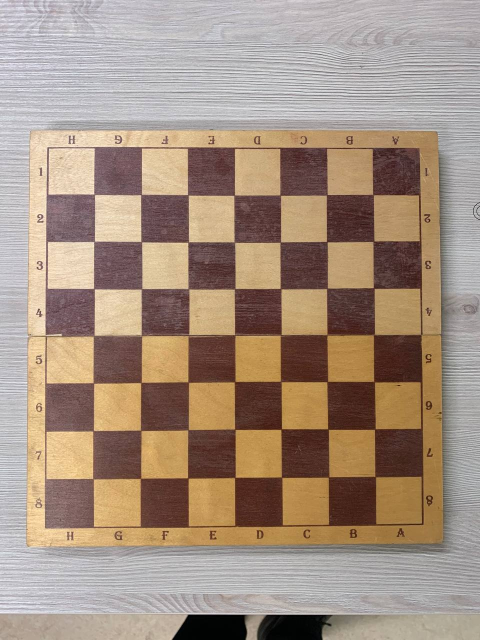
#> input picture media/calibration/0.jpg, 960 x 1280 px (shown at 1/2 size); its folder holds only this picture in this run
$ python camera_calibration.py
#> lines starting #> are read from the running program, lines starting #| are printed output that depends on the picture; after the words box and inside, x2 and y2 are one past the last pixel; in counts of white or black regions, pixels touching at a corner belong together
### src/utils.py
import cv2
import numpy as np
import os
from src.constants import VALID_IMG_EXTENSIONS


def read_image(image_path: str, mode: int = 1) -> np.ndarray:
    """
    Чтение изображения

    :param image_path: путь до изображения
    :param mode: 0 - без преобразования в GREY / 1 - c преобразованием в GREY

    :return: изображение представленное массивом numpy
    """
#> called with image_path = '../media/calibration/0.jpg', mode = 0

    # Проверка расширения файла
    file_ext = os.path.splitext(image_path)[1]
    if file_ext not in [ext.value for ext in VALID_IMG_EXTENSIONS]:
        raise ValueError(f"Неверное расширение файла: {file_ext}.")
    if mode == 0:
        image = cv2.imread(image_path, cv2.IMREAD_COLOR)
#> image is the input picture: shape (1280, 960, 3); mean B, G, R 128, 144.3, 164.1
    else:
        image = cv2.imread(image_path, cv2.IMREAD_GRAYSCALE)
    return image


# [18 lines left out: function scale_image, not called in this run]


def display_image(image: np.ndarray) -> None:
    """
    Отображение изображения
    :param image: изображение представленное в numpy массиве
    """
    cv2.imshow('Image', image)
    while True:
        key = cv2.waitKey(0)
        if key == 32:
            break
    cv2.destroyAllWindows()

### src/camera_calibration.py
import sys
import cv2
import numpy as np
import json
import glob
from typing import Tuple, List
from src.utils import display_image, read_image
from src.constants import COLOR


def find_corners(image: np.ndarray, checkerboard_size: (Tuple[int, int]),
                 square_size: float) -> (np.ndarray | None, np.ndarray | None):
    """
    Определяет и возвращает угловые точки шахматной доски на изображениях для калибровки камеры.


    :param checkerboard_size: размер шахматной доски (кол-во квадратов по вертикали и горизонтали)
    :param square_size: размер квадрата шахматной доски
    :param image: изображение представленное в numpy массиве

    :return: (objpoints, imgpoints): Первый список (`objpoints`) содержит массивы трехмерных точек для каждой
    шахматной доски, успешно обнаруженной на изображениях. Второй список (`imgpoints`) содержит массивы двумерных
    точек, соответствующих углам шахматных досок на изображениях.
    """
#> called with checkerboard_size = (7, 7), square_size = 33

    # Подготовка точек в трехмерном пространстве
    objp = np.zeros((checkerboard_size[0] * checkerboard_size[1], 3), np.float32)
    objp[:, :2] = np.mgrid[0:checkerboard_size[0], 0:checkerboard_size[1]].T.reshape(-1, 2) * square_size

    # Находим углы на шахматной доске
    ret, corners = cv2.findChessboardCorners(image, checkerboard_size, cv2.CALIB_CB_ADAPTIVE_THRESH)
#> ret = True; corners = 49 rows, first 8: [188.4, 388.6], [281.7, 390.4], [375.6, 389.7], [468, 391.4], [561.8, 391.3], [653.1, 390.9], [745, 391], [189.4, 482.5]

    if ret:
        return objp, corners

    return None, None


def draw_corners(image: np.ndarray, objp: np.ndarray | None, imgp: np.ndarray | None) -> np.ndarray:
    """
    Отрисовка точек на исх. изображении, отображающая определённые углы
    :param image: изображение, представленное в numpy массиве
    :param objp: массив трехмерных точек
    :param imgp: массивы двумерных точек
    :return: изображение, представленное в numpy массиве с отрисованными углами
    """
    if objp is not None:
        for point in imgp:
            x, y = point[0].astype(int)
            cv2.circle(image, (x, y), 10, COLOR.WHITE.value, -1)
    else:
        cv2.putText(image, "Not found", (50, 100),
                    cv2.FONT_HERSHEY_SIMPLEX, 3, COLOR.WHITE.value, 2)
    return image


def get_camera_param(image: np.ndarray, objp: List[np.ndarray], imgp: List[np.ndarray]):
    """
    Вычисляет параметры камеры, используя калибровку по методу наименьших квадратов
    на основе трехмерных точек в реальном мире и соответствующих двумерных точек на изображениях.

    :param image: изображение (для определения размера)
    :param objp: списки трехмерных точек
    :param imgp: список двумерных точек
    :return: Словарь, содержащий внутренние параметры камеры. Включает в себя:
            - f_x (float): Фокусное расстояние камеры по оси X.
            - c_x (float): Координата центра проекции по оси X.
            - f_y (float): Фокусное расстояние камеры по оси Y.
            - c_y (float): Координата центра проекции по оси Y.
    """

    image = cv2.cvtColor(image, cv2.COLOR_BGR2GRAY)

    ret, camera_matrix, dist_coeffs, rvecs, tvecs = cv2.calibrateCamera(objectPoints=objp,
                                                                        imagePoints=imgp,
                                                                        imageSize=image.shape[::-1],
                                                                        cameraMatrix=None,
                                                                        distCoeffs=None)
    params = {}
    params['f_x'] = camera_matrix[0][0]
    params['c_x'] = camera_matrix[0][2]
    params['f_y'] = camera_matrix[1][1]
    params['c_y'] = camera_matrix[1][2]

    return params


def write_to_json(dictionary, filename):
    """
    Запись словаря в json файл
    :param dictionary: словарь (type dict)
    :param filename: название файла
    """
    with open(filename, 'w') as f:
        json.dump(dictionary, f)


if __name__ == "__main__":

    image_path = '../media/calibration/*.jpg'
    checkerboard_size = (7, 7)
    square_size = 33.0

    images = glob.glob(image_path)

    img_to_calib = []
    objpoints = []
    imgpoints = []

    for i in range(len(images)):

        # Чтение изображения
        img = read_image(images[i], mode=0)

        # Поиск углов изображения
        objp, imgp = find_corners(image=img,
                                  checkerboard_size=checkerboard_size,
                                  square_size=square_size)
#> objp = 49 rows, first 8: [0, 0, 0], [33, 0, 0], [66, 0, 0], [99, 0, 0], [132, 0, 0], [165, 0, 0], [198, 0, 0], [0, 33, 0]; imgp has the same summary as corners in find_corners

        # Если углы не определены, то переход к следующей интерации
        if objp is None or imgp is None:
            continue

        # Формирование списков для функция вычисления параметров
        img_to_calib.append(img)
        objpoints.append(objp)
        imgpoints.append(imgp)

        # Опционально. Отрисовка углов на исх. изображении
        img = draw_corners(img, objp, imgp)
#> the loop in draw_corners, `for point in imgp:` made 49 passes
#> (point, x, y) on passes 1, 2, 3, 4, 5, 6, 8, 9, 10, 11, 12, 13: ([[188.4, 388.6]], 188, 388), ([[281.7, 390.4]], 281, 390), ([[375.6, 389.7]], 375, 389), ([[468, 391.4]], 467, 391), ([[561.8, 391.3]], 561, 391), ([[653.1, 390.9]], 653, 390), ([[189.4, 482.5]], 189, 482), ([[282.4, 483.3]], 282, 483), ([[375.8, 485.2]], 375, 485), ([[468.3, 483.7]], 468, 483), ([[560.4, 485.2]], 560, 485), ([[654.8, 484.3]], 654, 484)
#> (x, y) on passes 7, 23: (745, 391), (283, 673)
#> after the loop in draw_corners, `for point in imgp:`:
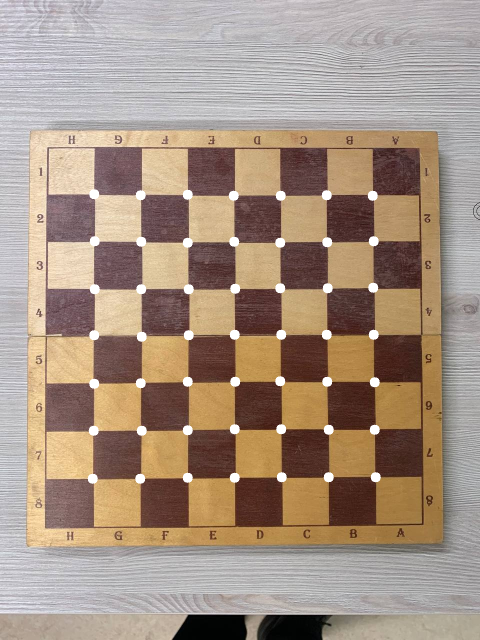
#> image: shape (1280, 960, 3) (shown at 1/2 size); 1.26% of pixels changed, all inside (x1, y1, x2, y2) = (175, 378, 762, 968)
        display_image(img)
#> (key Esc is pressed here)

    # Получение параметров камеры
    params = get_camera_param(imgp=imgpoints,
                              objp=objpoints,
                              image=img_to_calib[-1])
#> in get_camera_param, `image = cv2.cvtColor(image, cv2.COLOR_BGR2GRAY)`:
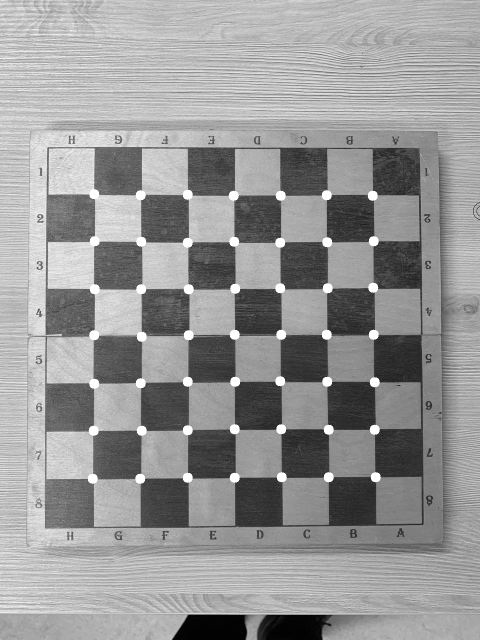
#> image: shape (1280, 960) (shown at 1/2 size); min 0, max 255, mean 150.1
#> in get_camera_param, `ret, camera_matrix, dist_coeffs, rvecs, tvecs = cv2.calibrateCamera(ob..`: ret = 1.09; camera_matrix = [[770.8, 0, 489.7], [0, 777.6, 643.6], [0, 0, 1]]; dist_coeffs = [[0.289, -1.39, 0.00252, -0.00296, 2.25]]; rvecs = ([-0.0133, -0.00261, -0.00281],); tvecs = ([-106.5, -89.23, 279.1],)
#> params = {'f_x': 770.8, 'c_x': 489.7, 'f_y': 777.6, 'c_y': 643.6}

    # Запись параметров в json файл
    write_to_json(params, '../src/camera_matrix.json')

$ run again, on media/calibration/12.jpg
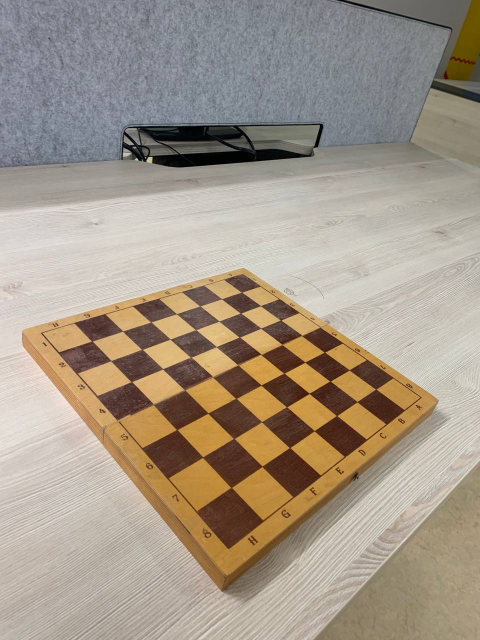
#> input picture media/calibration/12.jpg, 960 x 1280 px (shown at 1/2 size)
#> in read_image, image is the input picture: shape (1280, 960, 3); mean B, G, R 136.4, 151.4, 163.7
#> in find_corners, `ret, corners = cv2.findChessboardCorners(image, checkerboard_size, cv2..`: ret = True; corners = 49 rows, first 8: [752, 779.1], [714.6, 804.4], [674.9, 831.5], [629, 861.8], [581.1, 895.5], [524.5, 933.5], [464.6, 975.5], [698.6, 740.5]
#> objp = 49 rows, first 8: [0, 0, 0], [33, 0, 0], [66, 0, 0], [99, 0, 0], [132, 0, 0], [165, 0, 0], [198, 0, 0], [0, 33, 0]; imgp has the same summary as corners in find_corners
#> the loop in draw_corners, `for point in imgp:` made 49 passes
#> (point, x, y) on passes 1 to 8: ([[752, 779.1]], 752, 779), ([[714.6, 804.4]], 714, 804), ([[674.9, 831.5]], 674, 831), ([[629, 861.8]], 629, 861), ([[581.1, 895.5]], 581, 895), ([[524.5, 933.5]], 524, 933), ([[464.6, 975.5]], 464, 975), ([[698.6, 740.5]], 698, 740)
#> after the loop in draw_corners, `for point in imgp:`:
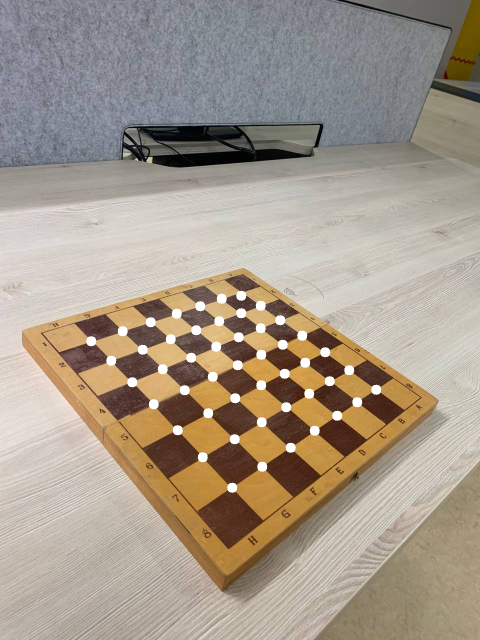
#> image: shape (1280, 960, 3) (shown at 1/2 size); 1.26% of pixels changed, all inside (x1, y1, x2, y2) = (172, 581, 763, 986)
#> in get_camera_param, `image = cv2.cvtColor(image, cv2.COLOR_BGR2GRAY)`:
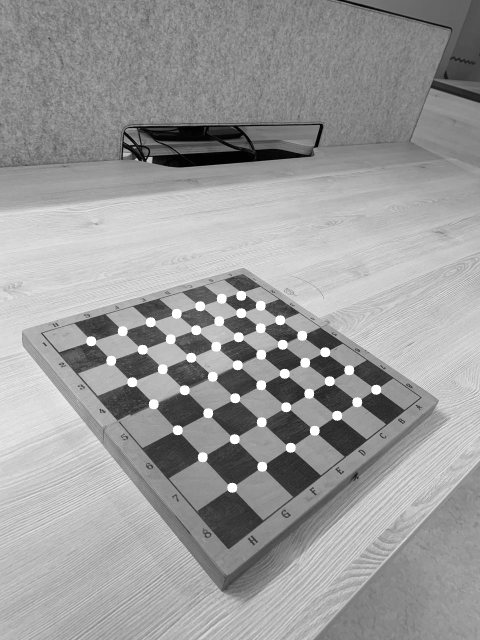
#> image: shape (1280, 960) (shown at 1/2 size); min 0, max 255, mean 155.2
#> in get_camera_param, `ret, camera_matrix, dist_coeffs, rvecs, tvecs = cv2.calibrateCamera(ob..`: ret = 1.21; camera_matrix = [[1000.3, 0, 475.9], [0, 1141.5, 632.7], [0, 0, 1]]; dist_coeffs = [[0.709, -9.48, -0.00433, -0.0184, 52.82]]; rvecs = ([-0.67, 1.19, 2.18],); tvecs = ([138.4, 64.07, 504.9],)
#> params = {'f_x': 1000.3, 'c_x': 475.9, 'f_y': 1141.5, 'c_y': 632.7}

$ run again, on media/calibration/2.jpg
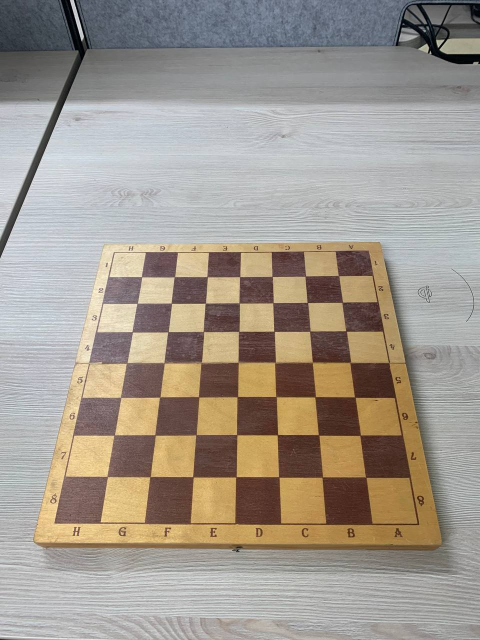
#> input picture media/calibration/2.jpg, 960 x 1280 px (shown at 1/2 size)
#> in read_image, image is the input picture: shape (1280, 960, 3); mean B, G, R 141.9, 152.1, 160.6
#> in find_corners, `ret, corners = cv2.findChessboardCorners(image, checkerboard_size, cv2..`: ret = True; corners = 49 rows, first 8: [677.2, 551.7], [685.2, 604.5], [691.5, 661.6], [700.1, 725.8], [711, 795.3], [720.5, 870.9], [732.8, 955.5], [610.4, 553.2]
#> objp = 49 rows, first 8: [0, 0, 0], [33, 0, 0], [66, 0, 0], [99, 0, 0], [132, 0, 0], [165, 0, 0], [198, 0, 0], [0, 33, 0]; imgp has the same summary as corners in find_corners
#> the loop in draw_corners, `for point in imgp:` made 49 passes
#> (point, x, y) on passes 1 to 8: ([[677.2, 551.7]], 677, 551), ([[685.2, 604.5]], 685, 604), ([[691.5, 661.6]], 691, 661), ([[700.1, 725.8]], 700, 725), ([[711, 795.3]], 710, 795), ([[720.5, 870.9]], 720, 870), ([[732.8, 955.5]], 732, 955), ([[610.4, 553.2]], 610, 553)
#> after the loop in draw_corners, `for point in imgp:`:
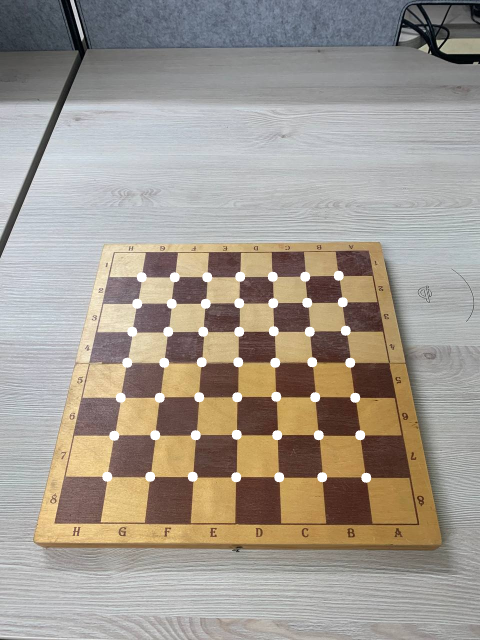
#> image: shape (1280, 960, 3) (shown at 1/2 size); 1.26% of pixels changed, all inside (x1, y1, x2, y2) = (204, 541, 743, 966)
#> in get_camera_param, `image = cv2.cvtColor(image, cv2.COLOR_BGR2GRAY)`:
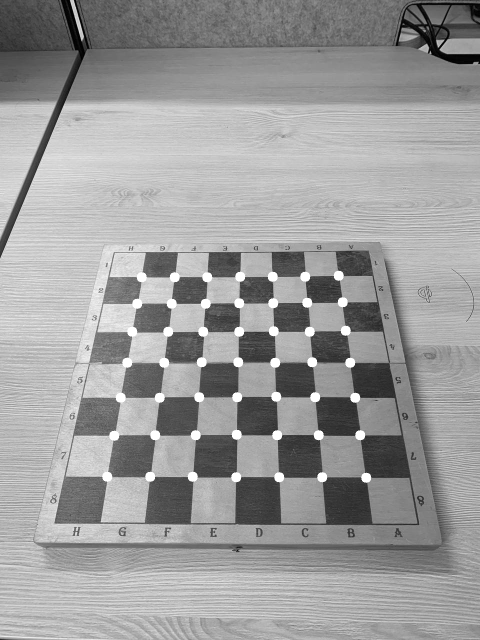
#> image: shape (1280, 960) (shown at 1/2 size); min 0, max 255, mean 155.2
#> in get_camera_param, `ret, camera_matrix, dist_coeffs, rvecs, tvecs = cv2.calibrateCamera(ob..`: ret = 0.627; camera_matrix = [[1092.9, 0, 493.2], [0, 1205.5, 633.4], [0, 0, 1]]; dist_coeffs = [[0.45, -3.15, -0.00376, 0.00515, 7.1]]; rvecs = ([-0.555, 0.581, 1.5],); tvecs = ([92.18, -37.08, 555.2],)
#> params = {'f_x': 1092.9, 'c_x': 493.2, 'f_y': 1205.5, 'c_y': 633.4}

$ run again, on media/calibration/1.jpg
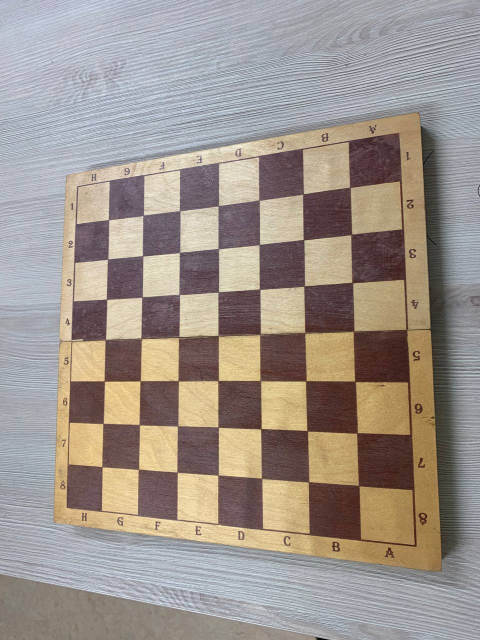
#> input picture media/calibration/1.jpg, 960 x 1280 px (shown at 1/2 size)
#> in read_image, image is the input picture: shape (1280, 960, 3); mean B, G, R 140.1, 147.9, 157.6
#> in find_corners, `ret, corners = cv2.findChessboardCorners(image, checkerboard_size, cv2..`: ret = True; corners = 49 rows, first 8: [701.4, 375.9], [701.5, 470.4], [703.6, 564.6], [706.6, 664.6], [712, 765.4], [713.7, 867.1], [718.4, 972.3], [607.2, 387.7]
#> objp = 49 rows, first 8: [0, 0, 0], [33, 0, 0], [66, 0, 0], [99, 0, 0], [132, 0, 0], [165, 0, 0], [198, 0, 0], [0, 33, 0]; imgp has the same summary as corners in find_corners
#> the loop in draw_corners, `for point in imgp:` made 49 passes
#> (point, x, y) on passes 1 to 8: ([[701.4, 375.9]], 701, 375), ([[701.5, 470.4]], 701, 470), ([[703.6, 564.6]], 703, 564), ([[706.6, 664.6]], 706, 664), ([[712, 765.4]], 711, 765), ([[713.7, 867.1]], 713, 867), ([[718.4, 972.3]], 718, 972), ([[607.2, 387.7]], 607, 387)
#> after the loop in draw_corners, `for point in imgp:`:
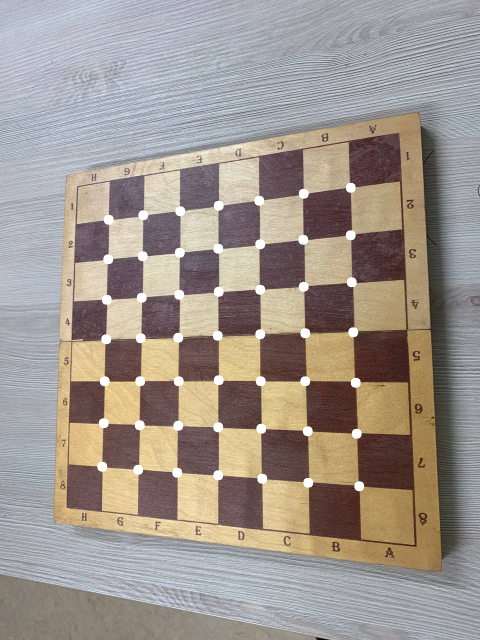
#> image: shape (1280, 960, 3) (shown at 1/2 size); 1.26% of pixels changed, all inside (x1, y1, x2, y2) = (194, 365, 729, 983)
#> in get_camera_param, `image = cv2.cvtColor(image, cv2.COLOR_BGR2GRAY)`:
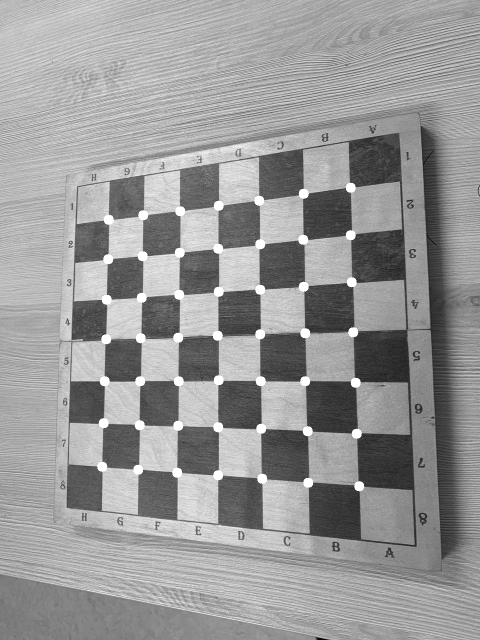
#> image: shape (1280, 960) (shown at 1/2 size); min 0, max 255, mean 151.5
#> in get_camera_param, `ret, camera_matrix, dist_coeffs, rvecs, tvecs = cv2.calibrateCamera(ob..`: ret = 1; camera_matrix = [[975.8, 0, 502.8], [0, 979.7, 637.3], [0, 0, 1]]; dist_coeffs = [[0.319, -1.9, 0.00232, 0.00619, 4.17]]; rvecs = ([0.194, 0.353, 1.53],); tvecs = ([67.79, -89.63, 341.6],)
#> params = {'f_x': 975.8, 'c_x': 502.8, 'f_y': 979.7, 'c_y': 637.3}
